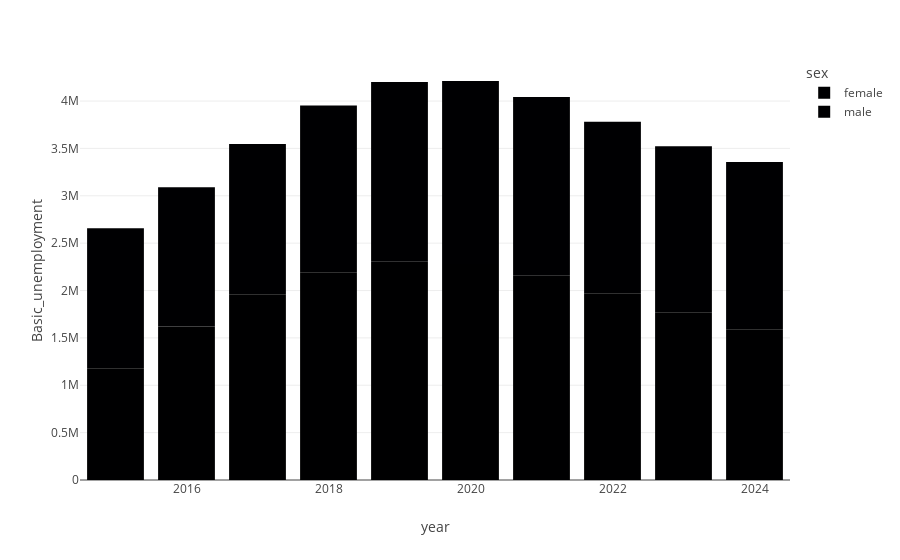

Notebook source saved alongside this figure:
### Code cell
px.bar(df_grouped1, x='year', y='Basic_unemployment', color='sex')

### Figure 1 — Plotly figure (JSON) as saved in the notebook; plotly's stock layout.template omitted (floating-point values rounded to 4 significant figures)
{"data": [{"alignmentgroup": "True", "hovertemplate": "sex=female<br>year=%{x}<br>Basic_unemployment=%{y}<extra></extra>", "legendgroup": "female", "marker": {"color": "#000001", "pattern": {"shape": ""}}, "name": "female", "offsetgroup": "female", "orientation": "v", "showlegend": true, "textposition": "auto", "type": "bar", "x": [2015, 2016, 2017, 2018, 2019, 2020, 2021, 2022, 2023, 2024], "xaxis": "x", "y": [1180000.0, 1621000.0, 1959000.0, 2193000.0, 2303000.0, 2280000.0, 2156000.0, 1972000.0, 1770000.0, 1591000.0], "yaxis": "y"}, {"alignmentgroup": "True", "hovertemplate": "sex=male<br>year=%{x}<br>Basic_unemployment=%{y}<extra></extra>", "legendgroup": "male", "marker": {"color": "#000002", "pattern": {"shape": ""}}, "name": "male", "offsetgroup": "male", "orientation": "v", "showlegend": true, "textposition": "auto", "type": "bar", "x": [2015, 2016, 2017, 2018, 2019, 2020, 2021, 2022, 2023, 2024], "xaxis": "x", "y": [1477000.0, 1469000.0, 1587000.0, 1760000.0, 1898000.0, 1931000.0, 1886000.0, 1810000.0, 1753000.0, 1764000.0], "yaxis": "y"}], "layout": {"barmode": "relative", "legend": {"title": {"text": "sex"}, "tracegroupgap": 0}, "margin": {"t": 60}, "xaxis": {"anchor": "y", "domain": [0, 1], "title": {"text": "year"}}, "yaxis": {"anchor": "x", "domain": [0, 1], "title": {"text": "Basic_unemployment"}}}}
